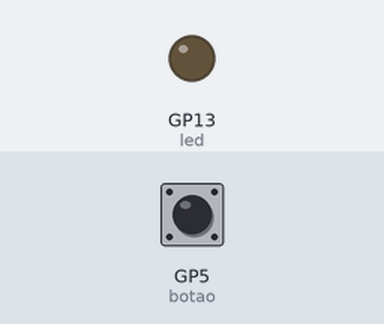
Recording of a program running on a simulated Raspberry Pi Pico running MicroPython. On the bench: output pins drawn as LEDs (lit = HIGH). Inputs (shaded band) come from the test bench; at power-on: GP5 (botao) HIGH.

Above: at 1.2 s.
1.3 s: GP5 (botao) pulled LOW for 0.15 s
At 2.5 s:
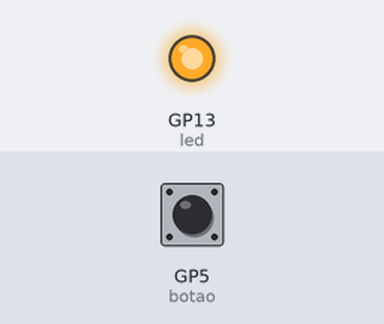
2.9 s: GP5 (botao) pulled LOW for 1 s
At 4.0 s:
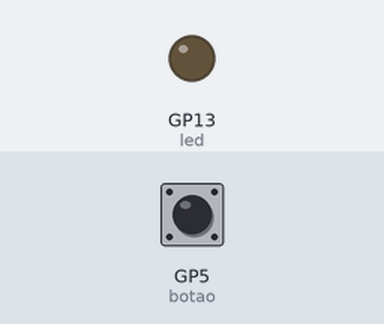
5.4 s: GP5 (botao) pulled LOW for 3.2 s
At 5.9 s:
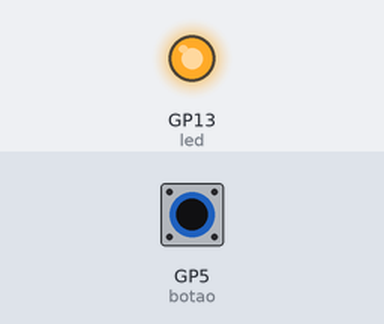
Timing chart, 0 to 8.4 s (numbered marks = the images above; inputs shaded):
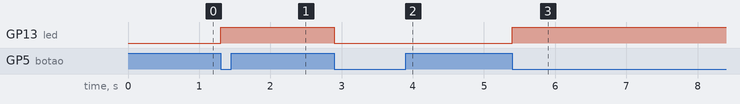

Measured:
- after the input at 1.3 s, GP13 (led): LOW → HIGH at once
- after the input at 2.9 s, GP13 (led): HIGH → LOW at once
- after the input at 5.4 s, GP13 (led): LOW → HIGH at once

The program:

05_toggle_led.py
```python
from machine import Pin, PWM
import time

botao = Pin(5, Pin.IN, Pin.PULL_UP)
led = PWM(Pin(13), freq=1000)
ligado = False
antes = 1

while True:
    agora = botao.value()
    if antes == 1 and agora == 0:
        ligado = not ligado
        led.duty_u16(65535 if ligado else 0)
        time.sleep_ms(200)
    antes = agora
```
